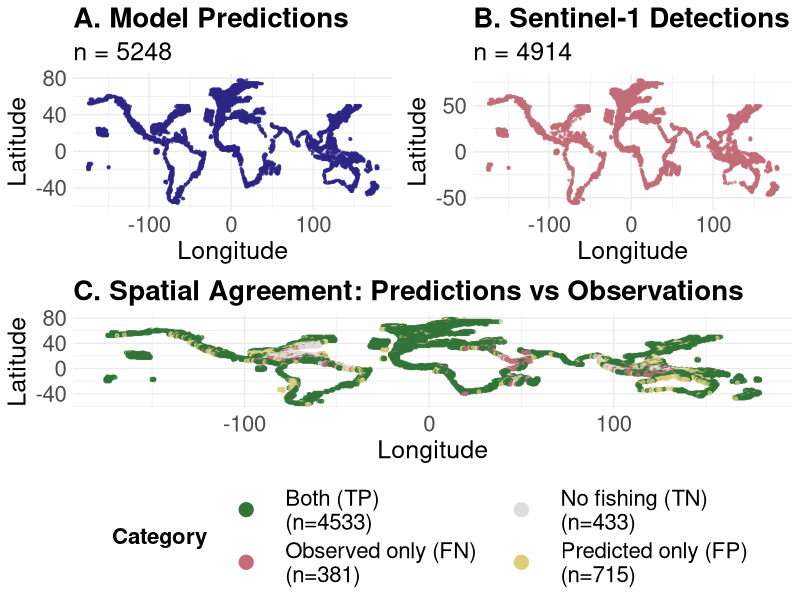
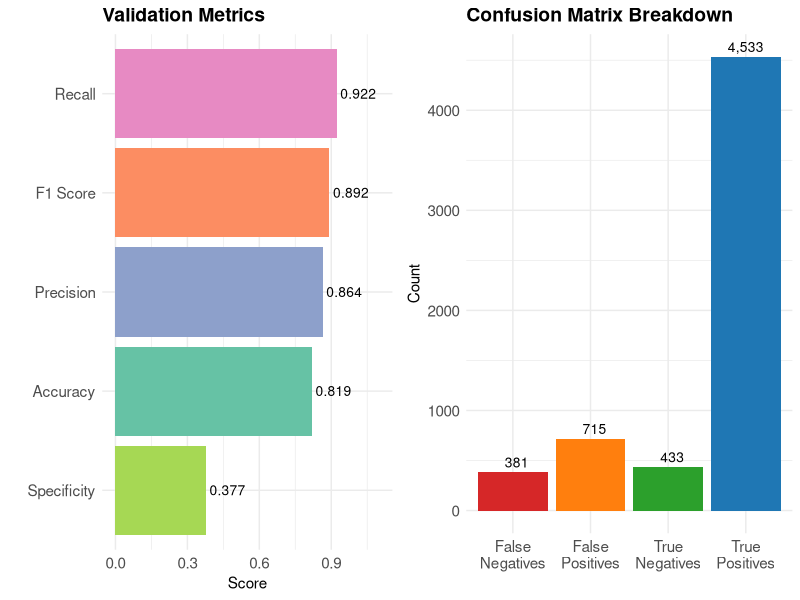
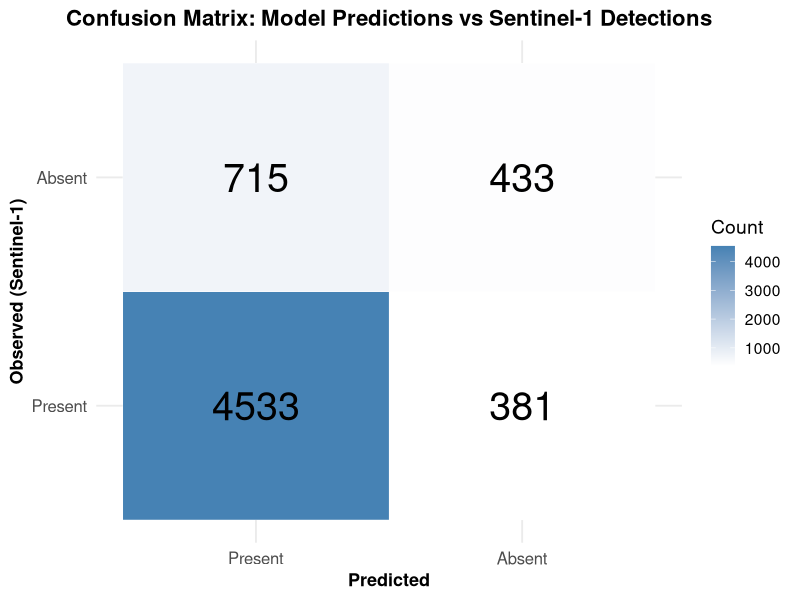

Recreate these plots in R, in order. (Note: this script raises an error after producing the figures.)
## ---- chunk 1
library(tidyverse)
library(caret)
library(ggplot2)
library(gridExtra)
library(here)

# Set plotting theme
theme_set(theme_minimal())
## ---- chunk 2

# Load data
load_data <- function() {
  cat("Loading data...\n")
  
  # Load vessel predictions
  predictions <- read_csv(here('data/validation/ind_fishing_s1_area_presence.csv'), show_col_types = FALSE)
  cat(sprintf("Loaded %d vessel prediction records\n", nrow(predictions)))
  
  # Load Sentinel-1 detections
  s1_detections <- read_csv(here('data/validation/s1_presence_1deg.csv'), show_col_types = FALSE)
  cat(sprintf("Loaded %d Sentinel-1 detection records\n", nrow(s1_detections)))
  
  return(list(predictions = predictions, s1_detections = s1_detections))
}

# Create study area grid
create_study_area_grid <- function() {
  cat("\nLoading study area grid...\n")
  
  # Load the predefined study area
  study_area <- read_csv(here('data/validation/paolo_study_area_1deg.csv'), show_col_types = FALSE)
  all_locs <- study_area %>% select(lon, lat)
  
  cat(sprintf("Study area contains %d unique 1-degree grid cells\n", nrow(all_locs)))
  cat(sprintf("Latitude range: (%d, %d)\n", min(all_locs$lat), max(all_locs$lat)))
  cat(sprintf("Longitude range: (%d, %d)\n", min(all_locs$lon), max(all_locs$lon)))
  
  return(all_locs)
}

# Merge datasets
merge_datasets <- function(predictions, s1_detections, study_grid) {
  cat("\nMerging datasets...\n")
  
  # Prepare prediction data
  pred_data <- predictions %>%
    select(lon, lat, presence) %>%
    rename(predicted = presence)
  
  # Prepare S1 detection data
  s1_data <- s1_detections %>%
    select(lon, lat, presence) %>%
    rename(observed = presence)
  
  # Merge with study grid
  merged <- study_grid %>%
    left_join(pred_data, by = c("lon", "lat")) %>%
    left_join(s1_data, by = c("lon", "lat")) %>%
    mutate(
      predicted = replace_na(predicted, 0),
      observed = replace_na(observed, 0)
    )
  
  cat(sprintf("Total grid cells: %d\n", nrow(merged)))
  cat(sprintf("Cells with predictions: %d\n", sum(merged$predicted)))
  cat(sprintf("Cells with S1 detections: %d\n", sum(merged$observed)))
  
  return(merged)
}

## ---- chunk 3
calculate_metrics <- function(merged_data) {
  cat("\n============================================================\n")
  cat("VALIDATION METRICS\n")
  cat("============================================================\n\n")

  # Ensure factors are exactly c("0","1") with "1" as the positive class
  pred_f <- factor(merged_data$predicted, levels = c(0, 1), labels = c("0", "1"))
  obs_f  <- factor(merged_data$observed,  levels = c(0, 1), labels = c("0", "1"))

  # Confusion table with rows = Observed (reference), cols = Predicted (data)
  cm_tbl <- table(Observed = obs_f, Predicted = pred_f)

  # Extract counts deterministically
  # Rows: Observed 0,1 ; Cols: Predicted 0,1
  tn <- as.integer(cm_tbl["0", "0"])
  fp <- as.integer(cm_tbl["0", "1"])
  fn <- as.integer(cm_tbl["1", "0"])
  tp <- as.integer(cm_tbl["1", "1"])

  total <- tn + fp + fn + tp

  # Metrics computed directly from counts
  accuracy    <- (tp + tn) / total
  precision   <- if ((tp + fp) > 0) tp / (tp + fp) else NA_real_
  recall      <- if ((tp + fn) > 0) tp / (tp + fn) else NA_real_         # sensitivity
  specificity <- if ((tn + fp) > 0) tn / (tn + fp) else NA_real_
  f1 <- if (is.na(precision) || is.na(recall) || (precision + recall) == 0) {
    NA_real_
  } else {
    2 * precision * recall / (precision + recall)
  }

  # Print a neat table
  cat("Confusion Matrix (rows=Observed, cols=Predicted):\n")
  print(cm_tbl)
  cat("\nCounts:\n")
  cat(sprintf("  TP: %d  TN: %d  FP: %d  FN: %d\n", tp, tn, fp, fn))

  cat(sprintf("\nOverall Metrics:\n"))
  cat(sprintf("  Accuracy:    %.4f\n", accuracy))
  cat(sprintf("  Precision:   %.4f (TP / (TP + FP))\n", precision))
  cat(sprintf("  Recall:      %.4f (TP / (TP + FN))\n", recall))
  cat(sprintf("  F1 Score:    %.4f\n", f1))
  cat(sprintf("  Specificity: %.4f (TN / (TN + FP))\n", specificity))

  # Agreement analysis
  both_present <- tp
  both_absent  <- tn
  pred_only    <- fp
  obs_only     <- fn

  cat(sprintf("\nSpatial Agreement:\n"))
  cat(sprintf("  Both present (TP):     %5d (%.2f%%)\n", both_present, 100 * both_present / total))
  cat(sprintf("  Both absent (TN):      %5d (%.2f%%)\n", both_absent,  100 * both_absent  / total))
  cat(sprintf("  Predicted only (FP):   %5d (%.2f%%)\n", pred_only,    100 * pred_only    / total))
  cat(sprintf("  Observed only (FN):    %5d (%.2f%%)\n", obs_only,     100 * obs_only     / total))
  cat(sprintf("  Total agreement:       %5d (%.2f%%)\n", both_present + both_absent,
              100 * (both_present + both_absent) / total))

  # Return everything the rest of your pipeline expects
  return(list(
    confusion_matrix = cm_tbl,
    accuracy = as.numeric(accuracy),
    precision = as.numeric(precision),
    recall = as.numeric(recall),
    f1 = as.numeric(f1),
    specificity = as.numeric(specificity),
    tp = tp, tn = tn, fp = fp, fn = fn
  ))
}


## ---- chunk 4
plot_confusion_matrix <- function(cm, save_path = ('figs/confusion_matrix.png')) {
  cm_df <- as.data.frame(cm)
  colnames(cm_df) <- c("Observed", "Predicted", "Count")
  
  cm_df$Observed <- factor(cm_df$Observed, levels = c(1, 0), labels = c("Present", "Absent"))
  cm_df$Predicted <- factor(cm_df$Predicted, levels = c(1, 0), labels = c("Present", "Absent"))
  
  p <- ggplot(cm_df, aes(x = Predicted, y = Observed, fill = Count)) +
    geom_tile(color = "white") +
    geom_text(aes(label = Count), size = 10, color = "black") +
    scale_fill_gradient(low = "white", high = "steelblue") +
    labs(
      title = "Confusion Matrix: Model Predictions vs Sentinel-1 Detections",
      x = "Predicted",
      y = "Observed (Sentinel-1)"
    ) +
    theme_minimal(base_size = 14) +
    theme(
      plot.title = element_text(hjust = 0.5, face = "bold", size = 16),
      axis.text = element_text(size = 12),
      axis.title = element_text(size = 13, face = "bold")
    )
  
  ggsave(save_path, p, width = 8, height = 6, dpi = 300)
  cat(sprintf("\nSaved confusion matrix plot to %s\n", save_path))
}


## ---- chunk 5
plot_spatial_comparison <- function(merged_data, save_path = 'figs/spatial_comparison.png') {
  # Create agreement categories
  merged_data <- merged_data %>%
    mutate(
      category = case_when(
        predicted == 1 & observed == 1 ~ "Both (TP)",
        predicted == 1 & observed == 0 ~ "Predicted only (FP)",
        predicted == 0 & observed == 1 ~ "Observed only (FN)",
        TRUE ~ "No fishing (TN)"
      )
    )
  
  # Plot 1: Predictions
  p1 <- merged_data %>%
    filter(predicted == 1) %>%
    ggplot(aes(x = lon, y = lat)) +
    geom_point(color = "#2E2585", size = 0.5, alpha = 0.6) +
    labs(
      title = "A. Model Predictions",
      subtitle = sprintf("n = %d", sum(merged_data$predicted == 1)),
      x = "Longitude",
      y = "Latitude"
    ) +
    theme_minimal() +
    theme(plot.title = element_text(face = "bold", size = 20), 
              plot.subtitle = element_text(
      size = 18),
          # Axis titles
    axis.title.x = element_text(size = 18),  # x-axis label
    axis.title.y = element_text(size = 18),  # y-axis label

    # Axis tick labels
    axis.text.x  = element_text(size = 16),  # x tick text
    axis.text.y  = element_text(size = 16))   # y tick text)
  
  # Plot 2: Observations
  p2 <- merged_data %>%
    filter(observed == 1) %>%
    ggplot(aes(x = lon, y = lat)) +
    geom_point(color = "#C26D77", size = 0.5, alpha = 0.6) +
    labs(
      title = "B. Sentinel-1 Detections",
      subtitle = sprintf("n = %d", sum(merged_data$observed == 1)),
      x = "Longitude",
      y = "Latitude"
    ) +
    theme_minimal() +
    theme(plot.title = element_text(face = "bold", size = 20), 
              plot.subtitle = element_text(
      size = 18),
          # Axis titles
    axis.title.x = element_text(size = 18),  # x-axis label
    axis.title.y = element_text(size = 18),  # y-axis label

    # Axis tick labels
    axis.text.x  = element_text(size = 16),  # x tick text
    axis.text.y  = element_text(size = 16))   # y tick text)
  
  cat_labs <- merged_data %>%
  count(category) %>%
  mutate(label = paste0(category, " \n(n=", n, ")"))

  
  lab_vec <- setNames(cat_labs$label, cat_labs$category)

p3 <- merged_data %>%
  ggplot(aes(x = lon, y = lat, color = category)) +
  geom_point(size = 1, alpha = 0.7) +
  scale_color_manual(
    values = c(
      "Both (TP)"          = "#337538",
      "Predicted only (FP)" = "#DCCD7D",
      "Observed only (FN)"  = "#C26D77",
      "No fishing (TN)"     = "#DDDDDD"
    ),
    breaks = names(lab_vec),
    labels = lab_vec
  ) +
  labs(
    title = "C. Spatial Agreement: Predictions vs Observations",
    x = "Longitude",
    y = "Latitude",
    color = "Category"
  ) +
  theme_minimal() +
  theme(
    plot.title   = element_text(face = "bold", size = 20),
    axis.title.x = element_text(size = 18),
    axis.title.y = element_text(size = 18),
    axis.text.x  = element_text(size = 16),
    axis.text.y  = element_text(size = 16),

    legend.position    = "bottom",
    legend.direction   = "horizontal",
    legend.title       = element_text(size = 16, face = "bold"),
    legend.text        = element_text(size = 16),
    legend.key.width   = unit(1.6, "cm"),
    legend.key.height  = unit(0.7, "cm"),
    legend.spacing.x   = unit(0.6, "cm")
  ) +
  guides(
    color = guide_legend(
      nrow = 2,           # split legend into 2 rows -> less crowding
      byrow = TRUE,
      override.aes = list(
        size  = 4.5,      # bigger legend symbols
        alpha = 1
      )
    )
  )

  # Combine plots
  combined <- grid.arrange(p1, p2, p3, 
                          layout_matrix = rbind(c(1, 2), c(3, 3)),
                          heights = c(1, 1.2))
  
  ggsave(save_path, combined, width = 16, height = 12, dpi = 300)
  cat(sprintf("Saved spatial comparison plot to %s\n", save_path))
}

## ---- chunk 6
plot_metrics_summary <- function(metrics, save_path = 'figs/metrics_summary.png') {
  # Metrics bar plot
  metrics_df <- data.frame(
    Metric = c("Accuracy", "Precision", "Recall", "F1 Score", "Specificity"),
    Value = c(metrics$accuracy, metrics$precision, metrics$recall, 
              metrics$f1, metrics$specificity)
  )
  
  p1 <- ggplot(metrics_df, aes(x = reorder(Metric, Value), y = Value, fill = Metric)) +
    geom_col(show.legend = FALSE) +
    geom_text(aes(label = sprintf("%.3f", Value)), hjust = -0.1, size = 3.5) +
    coord_flip() +
    ylim(0, 1.1) +
    scale_fill_brewer(palette = "Set2") +
    labs(
      title = "Validation Metrics",
      x = "",
      y = "Score"
    ) +
    theme_minimal() +
    theme(
      plot.title = element_text(face = "bold", size = 14),
      axis.text = element_text(size = 11)
    )
  
  # Confusion matrix breakdown
  cm_df <- data.frame(
    Category = c("True\nNegatives", "False\nPositives", "False\nNegatives", "True\nPositives"),
    Count = c(metrics$tn, metrics$fp, metrics$fn, metrics$tp),
    Color = c("#2ca02c", "#ff7f0e", "#d62728", "#1f77b4")
  )
  
  p2 <- ggplot(cm_df, aes(x = Category, y = Count, fill = Color)) +
    geom_col(show.legend = FALSE) +
    geom_text(aes(label = format(Count, big.mark = ",")), vjust = -0.5, size = 3.5) +
    scale_fill_identity() +
    labs(
      title = "Confusion Matrix Breakdown",
      x = "",
      y = "Count"
    ) +
    theme_minimal() +
    theme(
      plot.title = element_text(face = "bold", size = 14),
      axis.text = element_text(size = 11)
    )
  
  # Combine plots
  combined <- grid.arrange(p1, p2, ncol = 2)
  
  ggsave(save_path, combined, width = 14, height = 5, dpi = 300)
  cat(sprintf("Saved metrics summary plot to %s\n", save_path))
}
## ---- chunk 7
export_results <- function(merged_data, metrics) {
  # Create results directory
  if (!dir.exists('results')) {
    dir.create('results')
  }
  
  # Export merged data with agreement categories
  merged_export <- merged_data %>%
    mutate(
      agreement = case_when(
        predicted == 1 & observed == 1 ~ "TP",
        predicted == 1 & observed == 0 ~ "FP",
        predicted == 0 & observed == 1 ~ "FN",
        predicted == 0 & observed == 0 ~ "TN"
      )
    )
  
  write_csv(merged_export, 'results/validation_results.csv')
  cat("\nExported detailed results to results/validation_results.csv\n")
  
  # Export metrics summary
  metrics_summary <- data.frame(
    Metric = c("Accuracy", "Precision", "Recall", "F1_Score", "Specificity",
               "True_Positives", "True_Negatives", "False_Positives", "False_Negatives"),
    Value = c(metrics$accuracy, metrics$precision, metrics$recall, metrics$f1,
              metrics$specificity, metrics$tp, metrics$tn, metrics$fp, metrics$fn)
  )
  
  write_csv(metrics_summary, 'results/metrics_summary.csv')
  cat("Exported metrics summary to results/metrics_summary.csv\n")
}
## ---- chunk 8
main <- function() {
  # Create output directories
  if (!dir.exists('figs')) {
    dir.create('figs')
  }
  if (!dir.exists('results')) {
    dir.create('results')
  }
  
  # Load data
  data <- load_data()
  
  # Create study area grid
  study_grid <- create_study_area_grid()
  
  # Merge datasets
  merged_data <- merge_datasets(data$predictions, data$s1_detections, study_grid)
  
  # Calculate metrics
  metrics <- calculate_metrics(merged_data)
  
  # Create visualizations
  cat("\nGenerating visualizations...\n")
  plot_confusion_matrix(metrics$confusion_matrix)
  plot_spatial_comparison(merged_data)
  plot_metrics_summary(metrics)
  
  # Export results
  export_results(merged_data, metrics)
  
  cat("\n============================================================\n")
  cat("VALIDATION ANALYSIS COMPLETE\n")
  cat("============================================================\n\n")
  cat("Output files created:\n")
  cat("  - figs/confusion_matrix.png\n")
  cat("  - figs/spatial_comparison.png\n")
  cat("  - figs/metrics_summary.png\n")
  cat("  - results/validation_results.csv\n")
  cat("  - results/metrics_summary.csv\n")
}

# Run main function
main()

## ---- chunk 9
  # Load data
  data <- load_data()
  
  # Create study area grid
  study_grid <- create_study_area_grid()
  
  # Merge datasets
  merged_data <- merge_datasets(data$predictions, data$s1_detections, study_grid)
  
    merged_data <- merged_data %>%
    mutate(
      category = case_when(
        predicted == 1 & observed == 1 ~ "Both (TP)",
        predicted == 1 & observed == 0 ~ "Predicted only (FP)",
        predicted == 0 & observed == 1 ~ "Observed only (FN)",
        TRUE ~ "No fishing (TN)"
      )
    )
  
  # Plot 1: Predictions
  p1 <- merged_data %>%
    filter(predicted == 1) %>%
    ggplot(aes(x = lon, y = lat)) +
    geom_point(color = "#2E2585", size = 0.5, alpha = 0.6) +
    labs(
      title = "A. Model Predictions",
      subtitle = sprintf("n = %d", sum(merged_data$predicted == 1)),
      x = "Longitude",
      y = "Latitude"
    ) +
    theme_minimal() +
    theme(plot.title = element_text(face = "bold", size = 20), 
              plot.subtitle = element_text(
      size = 18),
          # Axis titles
    axis.title.x = element_text(size = 18),  # x-axis label
    axis.title.y = element_text(size = 18),  # y-axis label

    # Axis tick labels
    axis.text.x  = element_text(size = 16),  # x tick text
    axis.text.y  = element_text(size = 16))   # y tick text)
  
  # Plot 2: Observations
  p2 <- merged_data %>%
    filter(observed == 1) %>%
    ggplot(aes(x = lon, y = lat)) +
    geom_point(color = "#C26D77", size = 0.5, alpha = 0.6) +
    labs(
      title = "B. Sentinel-1 Detections",
      subtitle = sprintf("n = %d", sum(merged_data$observed == 1)),
      x = "Longitude",
      y = "Latitude"
    ) +
    theme_minimal() +
    theme(plot.title = element_text(face = "bold", size = 20), 
              plot.subtitle = element_text(
      size = 18),
          # Axis titles
    axis.title.x = element_text(size = 18),  # x-axis label
    axis.title.y = element_text(size = 18),  # y-axis label

    # Axis tick labels
    axis.text.x  = element_text(size = 16),  # x tick text
    axis.text.y  = element_text(size = 16))   # y tick text)
  
  cat_labs <- merged_data %>%
  count(category) %>%
  mutate(label = paste0(category, " \n(n=", n, ")"))

  
  lab_vec <- setNames(cat_labs$label, cat_labs$category)

p3 <- merged_data %>%
  ggplot(aes(x = lon, y = lat, color = category)) +
  geom_point(size = 1, alpha = 0.7) +
  scale_color_manual(
    values = c(
      "Both (TP)"          = "#337538",
      "Predicted only (FP)" = "#DCCD7D",
      "Observed only (FN)"  = "#C26D77",
      "No fishing (TN)"     = "#DDDDDD"
    ),
    breaks = names(lab_vec),
    labels = lab_vec
  ) +
  labs(
    title = "C. Spatial Agreement: Predicted vs Observed",
    x = "Longitude",
    y = "Latitude",
    color = "Category"
  ) +
  theme_minimal() +
  theme(
    plot.title   = element_text(face = "bold", size = 20),
    axis.title.x = element_text(size = 18),
    axis.title.y = element_text(size = 18),
    axis.text.x  = element_text(size = 16),
    axis.text.y  = element_text(size = 16),

    legend.position    = "bottom",
    legend.direction   = "horizontal",
    legend.title       = element_text(size = 16, face = "bold"),
    legend.text        = element_text(size = 16),
    legend.key.width   = unit(1.6, "cm"),
    legend.key.height  = unit(0.7, "cm"),
    legend.spacing.x   = unit(0.6, "cm")
  ) +
  guides(
    color = guide_legend(
      nrow = 2,           # split legend into 2 rows -> less crowding
      byrow = TRUE,
      override.aes = list(
        size  = 4.5,      # bigger legend symbols
        alpha = 1
      )
    )
  )


  metrics <- calculate_metrics(merged_data)

  # Metrics bar plot
  metrics_df <- data.frame(
    Metric = c("Accuracy", "Precision", "Recall", "F1 Score", "Specificity"),
    Value = c(metrics$accuracy, metrics$precision, metrics$recall, 
              metrics$f1, metrics$specificity)
  )
 
cb_pal <- c(
  "Accuracy"     = "#0072B2",  # blue
  "Precision"    = "#E69F00",  # orange
  "Recall"       = "#009E73",  # green
  "F1 Score"     = "#CC79A7",  # purple/pink
  "Specificity"  = "#D55E00"   # vermillion
)

p4 <- ggplot(metrics_df, aes(x = reorder(Metric, Value), y = Value, fill = Metric)) +
  geom_col(show.legend = FALSE) +
  geom_text(aes(label = sprintf("%.3f", Value)), hjust = -0.1, size = 3.5) +
  coord_flip() +
  ylim(0, 1.1) +
  scale_fill_manual(values = cb_pal, drop = FALSE) +
  labs(
    title = "D. Validation Metrics",
    x = "",
    y = "Score"
  ) +
  theme_minimal() +
  theme(
    plot.title   = element_text(face = "bold", size = 20),
    axis.title.x = element_text(size = 18),
    axis.title.y = element_text(size = 18),
    axis.text.x  = element_text(size = 16),
    axis.text.y  = element_text(size = 16)
  )

  combined <- grid.arrange(
  p1, p2, p3, p4,
  ncol = 2, nrow = 2
)
  
  ggsave(here("prep/06_manuscript/figs/validation_plot_combined.png"), combined, width = 16, height = 12, dpi = 300)

## ---- chunk 10
metrics_summary <- read.csv("results/metrics_summary.csv")

validation_results <- read.csv("results/validation_results.csv")

# balanced accuracy = (Sensitivity + Specificity)/2 = (TP/(TP+FN) + TN/(TN+FP))/2

TP <- metrics_summary %>% filter(Metric == "True_Positives") %>% pull(Value)

TN <- metrics_summary %>% filter(Metric == "True_Negatives") %>% pull(Value)

FN <- metrics_summary %>% filter(Metric == "False_Negatives") %>% pull(Value)

FP <- metrics_summary %>% filter(Metric == "False_Positives") %>% pull(Value)

balanced_accuracy = ((TP/(TP+FN)) + (TN/(TN+FP)))/2 # 0.65

mcc_num <- TP*TN - FP*FN
mcc_den <- sqrt((TP+FP)*(TP+FN)*(TN+FP)*(TN+FN))
mcc <- mcc_num / mcc_den
mcc # 0.344

study_area <- read_csv(here('data/validation/paolo_study_area_1deg.csv'), show_col_types = FALSE)

p2 <- study_area %>%
    ggplot(aes(x = lon, y = lat)) +
    geom_point(color = "red", size = 0.5, alpha = 0.6) +
    labs(
      title = "Study area",
      x = "Longitude",
      y = "Latitude"
    ) +
    theme_minimal() +
    theme(plot.title = element_text(face = "bold"))

## ---- chunk 11

# Load data
load_data <- function() {
  cat("Loading data...\n")
  
  # Load vessel predictions
  predictions <- read_csv(here('data/validation/rousseau_fishing_s1_area_presence.csv'), show_col_types = FALSE)
  cat(sprintf("Loaded %d vessel prediction records\n", nrow(predictions)))
  
  # Load Sentinel-1 detections
  s1_detections <- read_csv(here('data/validation/s1_presence_1deg.csv'), show_col_types = FALSE)
  cat(sprintf("Loaded %d Sentinel-1 detection records\n", nrow(s1_detections)))
  
  return(list(predictions = predictions, s1_detections = s1_detections))
}

# Create study area grid
create_study_area_grid <- function() {
  cat("\nLoading study area grid...\n")
  
  # Load the predefined study area
  study_area <- read_csv(here('data/validation/paolo_study_area_1deg.csv'), show_col_types = FALSE)
  all_locs <- study_area %>% select(lon, lat)
  
  cat(sprintf("Study area contains %d unique 1-degree grid cells\n", nrow(all_locs)))
  cat(sprintf("Latitude range: (%d, %d)\n", min(all_locs$lat), max(all_locs$lat)))
  cat(sprintf("Longitude range: (%d, %d)\n", min(all_locs$lon), max(all_locs$lon)))
  
  return(all_locs)
}

# Merge datasets
merge_datasets <- function(predictions, s1_detections, study_grid) {
  cat("\nMerging datasets...\n")
  
  # Prepare prediction data
  pred_data <- predictions %>%
    select(lon, lat, presence) %>%
    rename(predicted = presence)
  
  # Prepare S1 detection data
  s1_data <- s1_detections %>%
    select(lon, lat, presence) %>%
    rename(observed = presence)
  
  # Merge with study grid
  merged <- study_grid %>%
    left_join(pred_data, by = c("lon", "lat")) %>%
    left_join(s1_data, by = c("lon", "lat")) %>%
    mutate(
      predicted = replace_na(predicted, 0),
      observed = replace_na(observed, 0)
    )
  
  cat(sprintf("Total grid cells: %d\n", nrow(merged)))
  cat(sprintf("Cells with predictions: %d\n", sum(merged$predicted)))
  cat(sprintf("Cells with S1 detections: %d\n", sum(merged$observed)))
  
  return(merged)
}

## ---- chunk 12
calculate_metrics <- function(merged_data) {
  cat("\n============================================================\n")
  cat("VALIDATION METRICS\n")
  cat("============================================================\n\n")

  # Ensure factors are exactly c("0","1") with "1" as the positive class
  pred_f <- factor(merged_data$predicted, levels = c(0, 1), labels = c("0", "1"))
  obs_f  <- factor(merged_data$observed,  levels = c(0, 1), labels = c("0", "1"))

  # Confusion table with rows = Observed (reference), cols = Predicted (data)
  cm_tbl <- table(Observed = obs_f, Predicted = pred_f)

  # Extract counts deterministically
  # Rows: Observed 0,1 ; Cols: Predicted 0,1
  tn <- as.integer(cm_tbl["0", "0"])
  fp <- as.integer(cm_tbl["0", "1"])
  fn <- as.integer(cm_tbl["1", "0"])
  tp <- as.integer(cm_tbl["1", "1"])

  total <- tn + fp + fn + tp

  # Metrics computed directly from counts
  accuracy    <- (tp + tn) / total
  precision   <- if ((tp + fp) > 0) tp / (tp + fp) else NA_real_
  recall      <- if ((tp + fn) > 0) tp / (tp + fn) else NA_real_         # sensitivity
  specificity <- if ((tn + fp) > 0) tn / (tn + fp) else NA_real_
  f1 <- if (is.na(precision) || is.na(recall) || (precision + recall) == 0) {
    NA_real_
  } else {
    2 * precision * recall / (precision + recall)
  }

  # Print a neat table
  cat("Confusion Matrix (rows=Observed, cols=Modeled):\n")
  print(cm_tbl)
  cat("\nCounts:\n")
  cat(sprintf("  TP: %d  TN: %d  FP: %d  FN: %d\n", tp, tn, fp, fn))

  cat(sprintf("\nOverall Metrics:\n"))
  cat(sprintf("  Accuracy:    %.4f\n", accuracy))
  cat(sprintf("  Precision:   %.4f (TP / (TP + FP))\n", precision))
  cat(sprintf("  Recall:      %.4f (TP / (TP + FN))\n", recall))
  cat(sprintf("  F1 Score:    %.4f\n", f1))
  cat(sprintf("  Specificity: %.4f (TN / (TN + FP))\n", specificity))

  # Agreement analysis
  both_present <- tp
  both_absent  <- tn
  pred_only    <- fp
  obs_only     <- fn

  cat(sprintf("\nSpatial Agreement:\n"))
  cat(sprintf("  Both present (TP):     %5d (%.2f%%)\n", both_present, 100 * both_present / total))
  cat(sprintf("  Both absent (TN):      %5d (%.2f%%)\n", both_absent,  100 * both_absent  / total))
  cat(sprintf("  Modeled only (FP):   %5d (%.2f%%)\n", pred_only,    100 * pred_only    / total))
  cat(sprintf("  Observed only (FN):    %5d (%.2f%%)\n", obs_only,     100 * obs_only     / total))
  cat(sprintf("  Total agreement:       %5d (%.2f%%)\n", both_present + both_absent,
              100 * (both_present + both_absent) / total))

  # Return everything the rest of your pipeline expects
  return(list(
    confusion_matrix = cm_tbl,
    accuracy = as.numeric(accuracy),
    precision = as.numeric(precision),
    recall = as.numeric(recall),
    f1 = as.numeric(f1),
    specificity = as.numeric(specificity),
    tp = tp, tn = tn, fp = fp, fn = fn
  ))
}

## ---- chunk 13
plot_confusion_matrix <- function(cm, save_path = ('figs/confusion_matrix_rousseau.png')) {
  cm_df <- as.data.frame(cm)
  colnames(cm_df) <- c("Observed", "Modeled", "Count")
  
  cm_df$Observed <- factor(cm_df$Observed, levels = c(1, 0), labels = c("Present", "Absent"))
  cm_df$Predicted <- factor(cm_df$Modeled, levels = c(1, 0), labels = c("Present", "Absent"))
  
  p <- ggplot(cm_df, aes(x = Modeled, y = Observed, fill = Count)) +
    geom_tile(color = "white") +
    geom_text(aes(label = Count), size = 10, color = "black") +
    scale_fill_gradient(low = "white", high = "steelblue") +
    labs(
      title = "Confusion Matrix: Model Predictions vs Sentinel-1 Detections",
      x = "Modeled",
      y = "Observed (Sentinel-1)"
    ) +
    theme_minimal(base_size = 14) +
    theme(
      plot.title = element_text(hjust = 0.5, face = "bold", size = 16),
      axis.text = element_text(size = 12),
      axis.title = element_text(size = 13, face = "bold")
    )
  
  ggsave(save_path, p, width = 8, height = 6, dpi = 300)
  cat(sprintf("\nSaved confusion matrix plot to %s\n", save_path))
}


## ---- chunk 14
plot_spatial_comparison <- function(merged_data, save_path = 'figs/spatial_comparison_rousseau.png') {
  # Create agreement categories
  merged_data <- merged_data %>%
    mutate(
      category = case_when(
        predicted == 1 & observed == 1 ~ "Both (TP)",
        predicted == 1 & observed == 0 ~ "Modeled only (FP)",
        predicted == 0 & observed == 1 ~ "Observed only (FN)",
        TRUE ~ "No fishing (TN)"
      )
    )
  
  # Plot 1: Predictions
  p1 <- merged_data %>%
    filter(predicted == 1) %>%
    ggplot(aes(x = lon, y = lat)) +
    geom_point(color = "#2E2585", size = 0.5, alpha = 0.6) +
    labs(
      title = "A. Rousseau Model",
      subtitle = sprintf("n = %d", sum(merged_data$predicted == 1)),
      x = "Longitude",
      y = "Latitude"
    ) +
    theme_minimal() +
    theme(plot.title = element_text(face = "bold", size = 20), 
              plot.subtitle = element_text(
      size = 18),
          # Axis titles
    axis.title.x = element_text(size = 18),  # x-axis label
    axis.title.y = element_text(size = 18),  # y-axis label

    # Axis tick labels
    axis.text.x  = element_text(size = 16),  # x tick text
    axis.text.y  = element_text(size = 16))   # y tick text)
  
  # Plot 2: Observations
  p2 <- merged_data %>%
    filter(observed == 1) %>%
    ggplot(aes(x = lon, y = lat)) +
    geom_point(color = "#C26D77", size = 0.5, alpha = 0.6) +
    labs(
      title = "B. Sentinel-1 Detections",
      subtitle = sprintf("n = %d", sum(merged_data$observed == 1)),
      x = "Longitude",
      y = "Latitude"
    ) +
    theme_minimal() +
    theme(plot.title = element_text(face = "bold", size = 20), 
              plot.subtitle = element_text(
      size = 18),
          # Axis titles
    axis.title.x = element_text(size = 18),  # x-axis label
    axis.title.y = element_text(size = 18),  # y-axis label

    # Axis tick labels
    axis.text.x  = element_text(size = 16),  # x tick text
    axis.text.y  = element_text(size = 16))   # y tick text)
  
  cat_labs <- merged_data %>%
  count(category) %>%
  mutate(label = paste0(category, " \n(n=", n, ")"))

  
  lab_vec <- setNames(cat_labs$label, cat_labs$category)

p3 <- merged_data %>%
  ggplot(aes(x = lon, y = lat, color = category)) +
  geom_point(size = 1, alpha = 0.7) +
  scale_color_manual(
    values = c(
      "Both (TP)"          = "#337538",
      "Modeled only (FP)" = "#DCCD7D",
      "Observed only (FN)"  = "#C26D77",
      "No fishing (TN)"     = "#DDDDDD"
    ),
    breaks = names(lab_vec),
    labels = lab_vec
  ) +
  labs(
    title = "C. Spatial Agreement: Rousseau model vs Observations",
    x = "Longitude",
    y = "Latitude",
    color = "Category"
  ) +
  theme_minimal() +
  theme(
    plot.title   = element_text(face = "bold", size = 20),
    axis.title.x = element_text(size = 18),
    axis.title.y = element_text(size = 18),
    axis.text.x  = element_text(size = 16),
    axis.text.y  = element_text(size = 16),

    legend.position    = "bottom",
    legend.direction   = "horizontal",
    legend.title       = element_text(size = 16, face = "bold"),
    legend.text        = element_text(size = 16),
    legend.key.width   = unit(1.6, "cm"),
    legend.key.height  = unit(0.7, "cm"),
    legend.spacing.x   = unit(0.6, "cm")
  ) +
  guides(
    color = guide_legend(
      nrow = 2,           # split legend into 2 rows -> less crowding
      byrow = TRUE,
      override.aes = list(
        size  = 4.5,      # bigger legend symbols
        alpha = 1
      )
    )
  )

  # Combine plots
  combined <- grid.arrange(p1, p2, p3, 
                          layout_matrix = rbind(c(1, 2), c(3, 3)),
                          heights = c(1, 1.2))
  
  ggsave(save_path, combined, width = 16, height = 12, dpi = 300)
  cat(sprintf("Saved spatial comparison plot to %s\n", save_path))
}

## ---- chunk 15
plot_metrics_summary <- function(metrics, save_path = 'figs/metrics_summary_rousseau.png') {
  # Metrics bar plot
  metrics_df <- data.frame(
    Metric = c("Accuracy", "Precision", "Recall", "F1 Score", "Specificity"),
    Value = c(metrics$accuracy, metrics$precision, metrics$recall, 
              metrics$f1, metrics$specificity)
  )
  
  p1 <- ggplot(metrics_df, aes(x = reorder(Metric, Value), y = Value, fill = Metric)) +
    geom_col(show.legend = FALSE) +
    geom_text(aes(label = sprintf("%.3f", Value)), hjust = -0.1, size = 3.5) +
    coord_flip() +
    ylim(0, 1.1) +
    scale_fill_brewer(palette = "Set2") +
    labs(
      title = "Validation Metrics",
      x = "",
      y = "Score"
    ) +
    theme_minimal() +
    theme(
      plot.title = element_text(face = "bold", size = 14),
      axis.text = element_text(size = 11)
    )
  
  # Confusion matrix breakdown
  cm_df <- data.frame(
    Category = c("True\nNegatives", "False\nPositives", "False\nNegatives", "True\nPositives"),
    Count = c(metrics$tn, metrics$fp, metrics$fn, metrics$tp),
    Color = c("#2ca02c", "#ff7f0e", "#d62728", "#1f77b4")
  )
  
  p2 <- ggplot(cm_df, aes(x = Category, y = Count, fill = Color)) +
    geom_col(show.legend = FALSE) +
    geom_text(aes(label = format(Count, big.mark = ",")), vjust = -0.5, size = 3.5) +
    scale_fill_identity() +
    labs(
      title = "Confusion Matrix Breakdown",
      x = "",
      y = "Count"
    ) +
    theme_minimal() +
    theme(
      plot.title = element_text(face = "bold", size = 14),
      axis.text = element_text(size = 11)
    )
  
  # Combine plots
  combined <- grid.arrange(p1, p2, ncol = 2)
  
  ggsave(save_path, combined, width = 14, height = 5, dpi = 300)
  cat(sprintf("Saved metrics summary plot to %s\n", save_path))
}
## ---- chunk 16
export_results <- function(merged_data, metrics) {
  # Create results directory
  if (!dir.exists('results')) {
    dir.create('results')
  }
  
  # Export merged data with agreement categories
  merged_export <- merged_data %>%
    mutate(
      agreement = case_when(
        predicted == 1 & observed == 1 ~ "TP",
        predicted == 1 & observed == 0 ~ "FP",
        predicted == 0 & observed == 1 ~ "FN",
        predicted == 0 & observed == 0 ~ "TN"
      )
    )
  
  write_csv(merged_export, 'results/validation_results_rousseau.csv')
  cat("\nExported detailed results to results/validation_results_rousseau.csv\n")
  
  # Export metrics summary
  metrics_summary <- data.frame(
    Metric = c("Accuracy", "Precision", "Recall", "F1_Score", "Specificity",
               "True_Positives", "True_Negatives", "False_Positives", "False_Negatives"),
    Value = c(metrics$accuracy, metrics$precision, metrics$recall, metrics$f1,
              metrics$specificity, metrics$tp, metrics$tn, metrics$fp, metrics$fn)
  )
  
  write_csv(metrics_summary, 'results/metrics_summary_rousseau.csv')
  cat("Exported metrics summary to results/metrics_summary_rousseau.csv\n")
}
## ---- chunk 17
main <- function() {
  # Create output directories
  if (!dir.exists('figs')) {
    dir.create('figs')
  }
  if (!dir.exists('results')) {
    dir.create('results')
  }
  
  # Load data
  data <- load_data()
  
  # Create study area grid
  study_grid <- create_study_area_grid()
  
  # Merge datasets
  merged_data <- merge_datasets(data$predictions, data$s1_detections, study_grid)
  
  # Calculate metrics
  metrics <- calculate_metrics(merged_data)
  
  # Create visualizations
  cat("\nGenerating visualizations...\n")
  plot_confusion_matrix(metrics$confusion_matrix)
  plot_spatial_comparison(merged_data)
  plot_metrics_summary(metrics)
  
  # Export results
  export_results(merged_data, metrics)
  
  cat("\n============================================================\n")
  cat("VALIDATION ANALYSIS COMPLETE\n")
  cat("============================================================\n\n")
  cat("Output files created:\n")
  cat("  - figs/confusion_matrix_rousseau.png\n")
  cat("  - figs/spatial_comparison_rousseau.png\n")
  cat("  - figs/metrics_summary_rousseau.png\n")
  cat("  - results/validation_results_rousseau.csv\n")
  cat("  - results/metrics_summary_rousseau.csv\n")
}

# Run main function
main()

## ---- chunk 18
  # Load data
  data <- load_data()
  
  # Create study area grid
  study_grid <- create_study_area_grid()
  
  # Merge datasets
  merged_data <- merge_datasets(data$predictions, data$s1_detections, study_grid)
  
    merged_data <- merged_data %>%
    mutate(
      category = case_when(
        predicted == 1 & observed == 1 ~ "Both (TP)",
        predicted == 1 & observed == 0 ~ "Modeled only (FP)",
        predicted == 0 & observed == 1 ~ "Observed only (FN)",
        TRUE ~ "No fishing (TN)"
      )
    )
  
  # Plot 1: Predictions
  p1 <- merged_data %>%
    filter(predicted == 1) %>%
    ggplot(aes(x = lon, y = lat)) +
    geom_point(color = "#2E2585", size = 0.5, alpha = 0.6) +
    labs(
      title = "A. Rousseau Model",
      subtitle = sprintf("n = %d", sum(merged_data$predicted == 1)),
      x = "Longitude",
      y = "Latitude"
    ) +
    theme_minimal() +
    theme(plot.title = element_text(face = "bold", size = 20), 
              plot.subtitle = element_text(
      size = 18),
          # Axis titles
    axis.title.x = element_text(size = 18),  # x-axis label
    axis.title.y = element_text(size = 18),  # y-axis label

    # Axis tick labels
    axis.text.x  = element_text(size = 16),  # x tick text
    axis.text.y  = element_text(size = 16))   # y tick text)
  
  # Plot 2: Observations
  p2 <- merged_data %>%
    filter(observed == 1) %>%
    ggplot(aes(x = lon, y = lat)) +
    geom_point(color = "#C26D77", size = 0.5, alpha = 0.6) +
    labs(
      title = "B. Sentinel-1 Detections",
      subtitle = sprintf("n = %d", sum(merged_data$observed == 1)),
      x = "Longitude",
      y = "Latitude"
    ) +
    theme_minimal() +
    theme(plot.title = element_text(face = "bold", size = 20), 
              plot.subtitle = element_text(
      size = 18),
          # Axis titles
    axis.title.x = element_text(size = 18),  # x-axis label
    axis.title.y = element_text(size = 18),  # y-axis label

    # Axis tick labels
    axis.text.x  = element_text(size = 16),  # x tick text
    axis.text.y  = element_text(size = 16))   # y tick text)
  
  cat_labs <- merged_data %>%
  count(category) %>%
  mutate(label = paste0(category, " \n(n=", n, ")"))

  
  lab_vec <- setNames(cat_labs$label, cat_labs$category)

p3 <- merged_data %>%
  ggplot(aes(x = lon, y = lat, color = category)) +
  geom_point(size = 1, alpha = 0.7) +
  scale_color_manual(
    values = c(
      "Both (TP)"          = "#337538",
      "Modeled only (FP)" = "#DCCD7D",
      "Observed only (FN)"  = "#C26D77",
      "No fishing (TN)"     = "#DDDDDD"
    ),
    breaks = names(lab_vec),
    labels = lab_vec
  ) +
  labs(
    title = "C. Spatial Agreement: Predicted vs Observed",
    x = "Longitude",
    y = "Latitude",
    color = "Category"
  ) +
  theme_minimal() +
  theme(
    plot.title   = element_text(face = "bold", size = 20),
    axis.title.x = element_text(size = 18),
    axis.title.y = element_text(size = 18),
    axis.text.x  = element_text(size = 16),
    axis.text.y  = element_text(size = 16),

    legend.position    = "bottom",
    legend.direction   = "horizontal",
    legend.title       = element_text(size = 16, face = "bold"),
    legend.text        = element_text(size = 16),
    legend.key.width   = unit(1.6, "cm"),
    legend.key.height  = unit(0.7, "cm"),
    legend.spacing.x   = unit(0.6, "cm")
  ) +
  guides(
    color = guide_legend(
      nrow = 2,           # split legend into 2 rows -> less crowding
      byrow = TRUE,
      override.aes = list(
        size  = 4.5,      # bigger legend symbols
        alpha = 1
      )
    )
  )


  metrics <- calculate_metrics(merged_data)

  # Metrics bar plot
  metrics_df <- data.frame(
    Metric = c("Accuracy", "Precision", "Recall", "F1 Score", "Specificity"),
    Value = c(metrics$accuracy, metrics$precision, metrics$recall, 
              metrics$f1, metrics$specificity)
  )
 
cb_pal <- c(
  "Accuracy"     = "#0072B2",  # blue
  "Precision"    = "#E69F00",  # orange
  "Recall"       = "#009E73",  # green
  "F1 Score"     = "#CC79A7",  # purple/pink
  "Specificity"  = "#D55E00"   # vermillion
)

p4 <- ggplot(metrics_df, aes(x = reorder(Metric, Value), y = Value, fill = Metric)) +
  geom_col(show.legend = FALSE) +
  geom_text(aes(label = sprintf("%.3f", Value)), hjust = -0.1, size = 3.5) +
  coord_flip() +
  ylim(0, 1.1) +
  scale_fill_manual(values = cb_pal, drop = FALSE) +
  labs(
    title = "D. Validation Metrics",
    x = "",
    y = "Score"
  ) +
  theme_minimal() +
  theme(
    plot.title   = element_text(face = "bold", size = 20),
    axis.title.x = element_text(size = 18),
    axis.title.y = element_text(size = 18),
    axis.text.x  = element_text(size = 16),
    axis.text.y  = element_text(size = 16)
  )

  combined <- grid.arrange(
  p1, p2, p3, p4,
  ncol = 2, nrow = 2
)
  
  ggsave(here("prep/06_manuscript/figs/validation_plot_combined_rousseau.png"), combined, width = 16, height = 12, dpi = 300)
